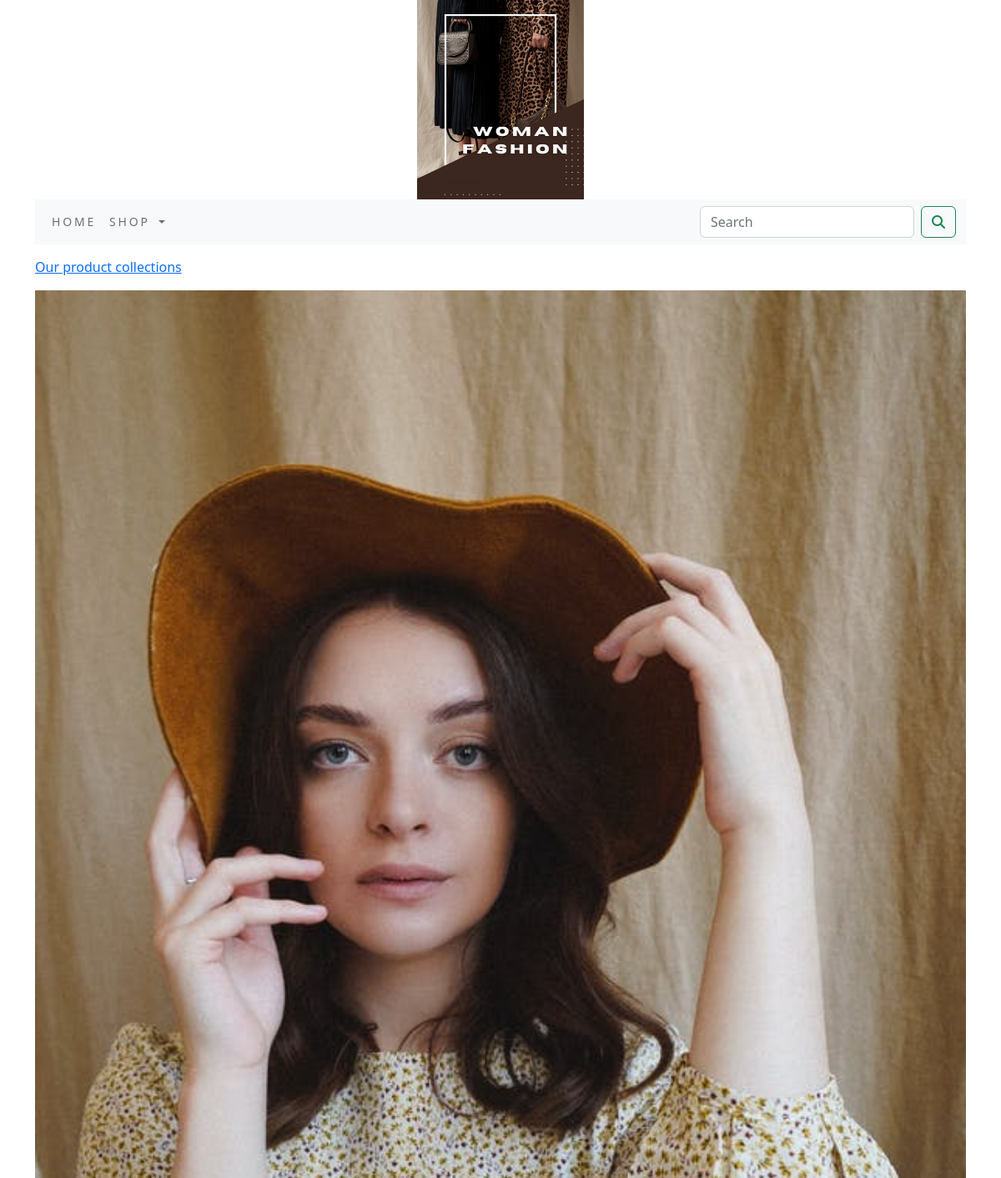
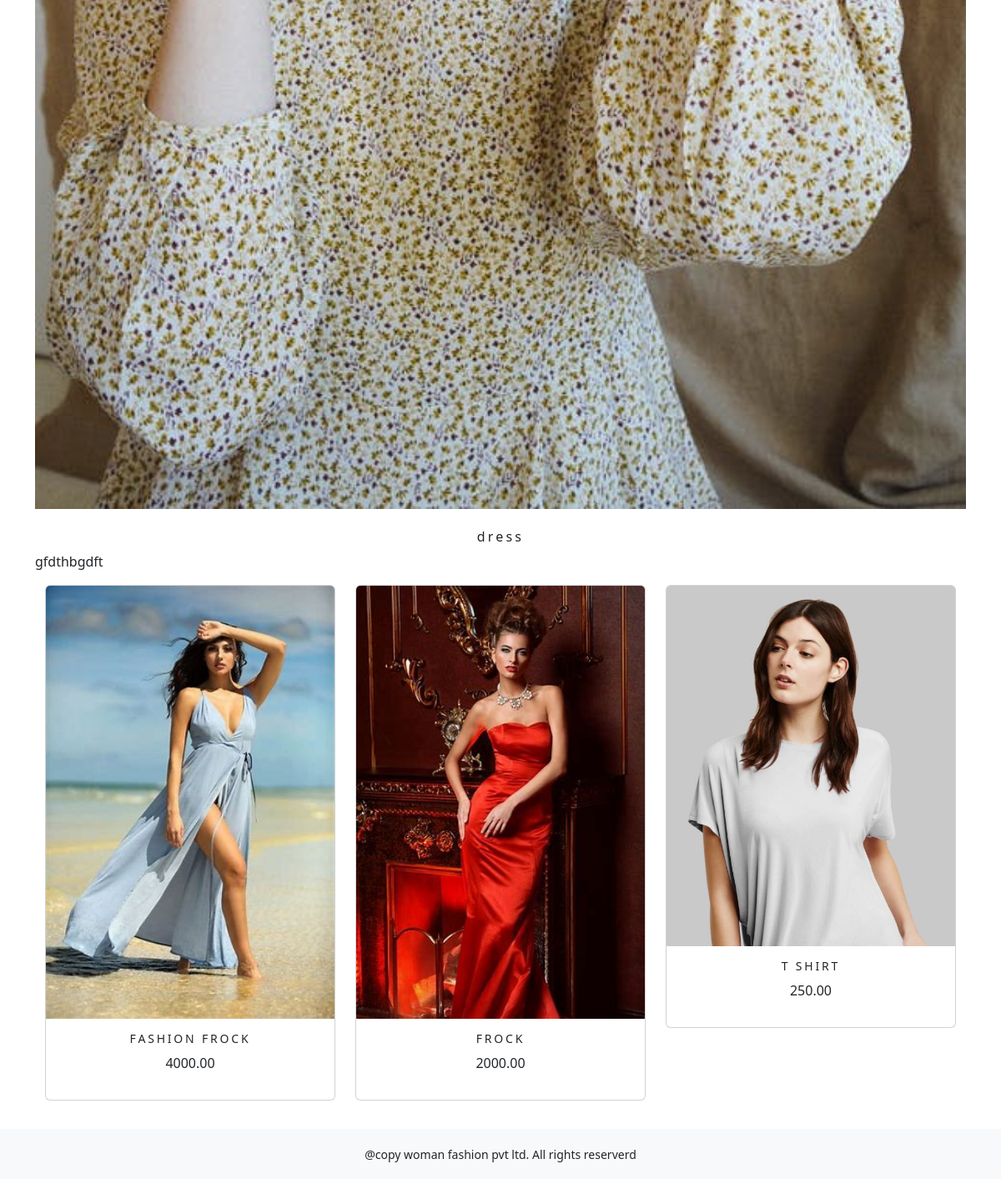
/shopapp/dress/, run on the app's committed database (2 pictures, top to bottom).
### shopapp/models.py (models this page shows, shortened)
class Category(models.Model):
    name=models.CharField(max_length=250,unique=True)
    slug=models.SlugField(max_length=250,unique=True)
    description=models.TextField(blank=True)
    image=models.ImageField(upload_to='category',blank=True)
    class Meta:
        ordering=('name',)
        verbose_name='category'
        verbose_name_plural='categories'
    def get_url(self):
        return reverse('shopapp:product_by_category',args=[self.slug])

class Product(models.Model):
    name=models.CharField(max_length=250,unique=True)
    slug= models.SlugField(max_length=250, unique=True)
    description= models.TextField(blank=True)
    price= models.DecimalField(max_digits=10,decimal_places=2)
    category= models.ForeignKey(Category,on_delete=models.CASCADE)
    image= models.ImageField(upload_to='product',blank=True)
    stock=models.IntegerField()
    available=models.BooleanField(default=True)
    created=models.DateTimeField(auto_now_add=True)
    updated=models.DateTimeField(auto_now=True)
    def get_url(self):
        return reverse('shopapp:ProdCatDetail',args=[self.category.slug,self.slug])
    class Meta:
        ordering = ('name',)
        verbose_name = 'product'
        verbose_name_plural = 'products'

### shopapp/views.py (the view)
# urls.py: path('', views.AllProdCat, name='AllProdCat'),
def AllProdCat(request,c_slug=None):
    c_page=None
    products_list=None
    if c_slug!=None:
        c_page=get_object_or_404(Category,slug=c_slug)
        products_list=Product.objects.all().filter(category=c_page,available=True)
    else:
        products_list=Product.objects.all().filter(available=True)
    paginator=Paginator(products_list,6)
    try:
        page=int(request.GET.get('page','1'))
    except:
        page=1
    try:
        products=paginator.page(page)
    except (EmptyPage,InvalidPage):
        products=paginator.page(paginator.num_pages)
    return render(request,"category.html",{'category':c_page,'products':products})

### cart/context_processors.py (called while the page is built)
def counter(request):
    item_count=0
    if 'admin' in request.path:
        return {}
    else:
        try:
            cart=Cart.objects.filter(cart_id=_cart_id(request))
            cart_items=CartItem.objects.all().filter(cart=cart[:1])
            for cart_item in cart_items:
                item_count += cart_item.quantity
        except Cart.DoesNotExist:
            item_count = 0
    return dict(item_count=item_count)

### cart/views.py (called while the page is built)
def _cart_id(request):
    cart=request.session.session_key
    if not cart:
        cart=request.session.create()
    return cart

### shopapp/context_processors.py (called while the page is built)
def menu_links(request):
    links=Category.objects.all()
    return dict(links=links)

### templates/category.html (shortened to what this page needs)
{% extends 'base.html' %}
{% load static %}
{% block content %}
    {% if category %}
    <div>
        <div class="row my_row_class">
            <div class="mx-auto">
            <p><a href="{% url 'shopapp:AllProdCat' %}">Our product collections</a></p>
        </div>
            </div>
    </div>
    {% endif %}
<div class="mx_auto">
    {% if category %}
    <img class="my_image" src="{{category.image.url}}" alt="{{category.name}}">
</div>
<br>
<div>
    <h1 class="text-center my_title">{{category.name}}</h1>
    <p class="text-justify">{{category.description}}</p>
</div>
    {% endif %}
<div class="container">
    <div class="row mx_auto">
        {% for product in products.object_list %}
        <div class="my_bottom_margin col-9 col-sm-12 col-md-4 xol-lg-4">
            <div class="card text-center" style="min-width:18rem;">
                <a href="{{product.get_url}}"><img class="card-img-top my_image" src="{{product.image.url}}" alt="{{product.name}}"></a>
            <div class="card-body" >
                <h4>{{product.name}}</h4>
                <p>{{product.price}}</p>
            </div>
            </div>
        </div>
        {% endfor %}
    </div>
    <br>
</div>
{% endblock %}

### static/css/custom.css (style rules this page uses)
body { font-family: 'Roboto', sans-serif; }
.my_row_class { padding-top:15px; }
.my_image { width:100%; height:auto; }
.my_title { font-size:16px; text_transform:uppercase; letter-spacing:.2em; }
.my_bottom_margin { margin-bottom:10px; }
.card-body h4 { font-size:14px; text-transform:uppercase; letter-spacing:.2em; }

### data on the page
Category: image (picture), name "dress", description "gfdthbgdft"
Product: image (picture), name "FASHION FROCK", price "4000.00"
Product: image (picture), name "FROCK", price "2000.00"
Product: image (picture), name "T SHIRT", price "250.00"
